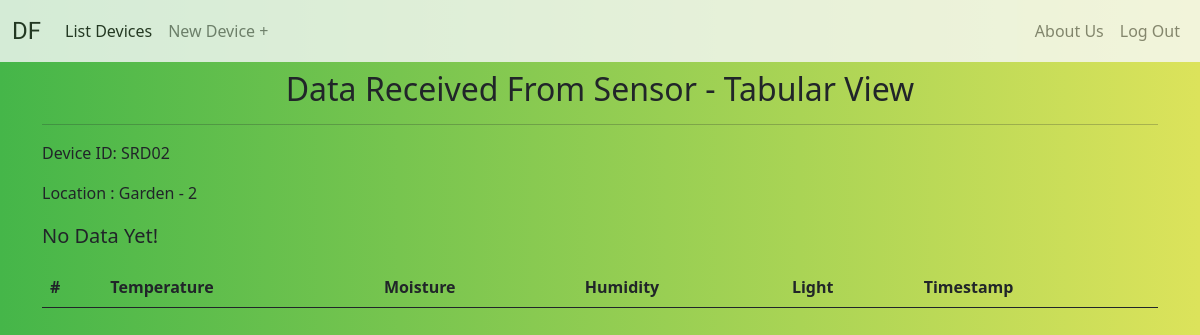
The page /display-data/SRD02/ (signed in) on the database as committed earlier.
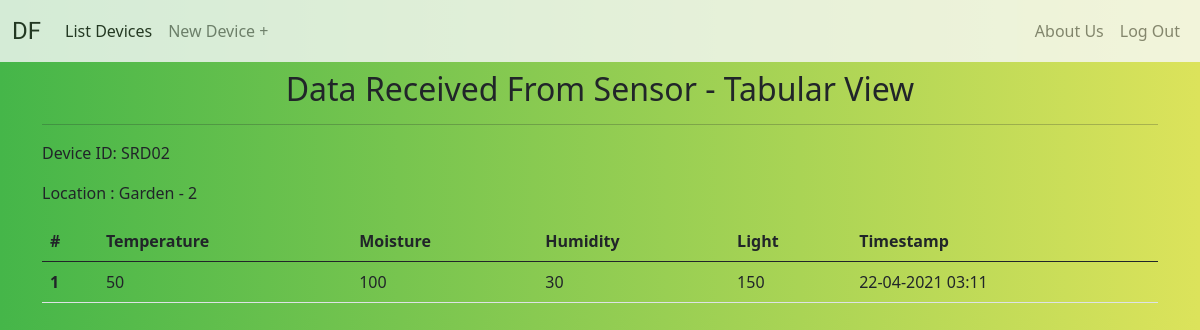
The same page on the database as committed later.
### monitor/models.py (models this page shows, shortened)
class Plant(models.Model):
    name = models.CharField(max_length=128)
    moisture = models.PositiveIntegerField()
    temperature = models.PositiveIntegerField()
    humidity = models.PositiveIntegerField()
    light = models.PositiveIntegerField()
    timestamp = models.DateTimeField(auto_now_add=True)
    class Meta:
        ordering = ['-timestamp']

### monitor/views.py (the view)
# urls.py: path('display-data/<str:unique_id>/',views.display_plant_data,name='plant-data'),
@login_required
def display_plant_data(request,unique_id):
    device_obj = get_object_or_404(Device,unique_id=unique_id)
    plants_data = device_obj.plant.all()
    context = {
        'device_obj':device_obj,
        'plants_data':plants_data
    }
    return render(request,'monitor/plant-data.html',context=context)

### monitor/templates/monitor/plant-data.html
{% extends 'base.html' %}
{% block content %}
<h2 class="mt-2 text-center">Data Received From Sensor - Tabular View</h2>
<hr>
<p>Device ID: {{device_obj.unique_id}}</p>
<p>Location : {{device_obj.location}}</p>
<table class="table">
    <thead>
      <tr>
        <th scope="col">#</th>
        <th scope="col">Temperature</th>
        <th scope="col">Moisture</th>
        <th scope="col">Humidity</th>
        <th scope="col">Light</th>
        <th scope="col">Timestamp</th>
      </tr>
    </thead>
    <tbody>
    {% for each in plants_data %}
      <tr>
        <th scope="row">{{ forloop.counter }}</th>
        <td>{{each.temperature}}</td>
        <td>{{each.moisture}}</td>
        <td>{{each.humidity}}</td>
        <td>{{each.light}}</td>
        <td>{{each.timestamp|date:'d-m-Y H:i'}}</td>
      </tr>
      {% empty %}
      <p class="lead">No Data Yet!</p>
      {% endfor %}
    </tbody>
  </table>
{% endblock %}

Rows that differ between the two databases and show on the page:
added Plant: temperature "50", moisture "100", humidity "30", light "150", timestamp "22-04-2021 03:11"
Other text that changed with them:
text no longer shown: "No Data Yet!"
